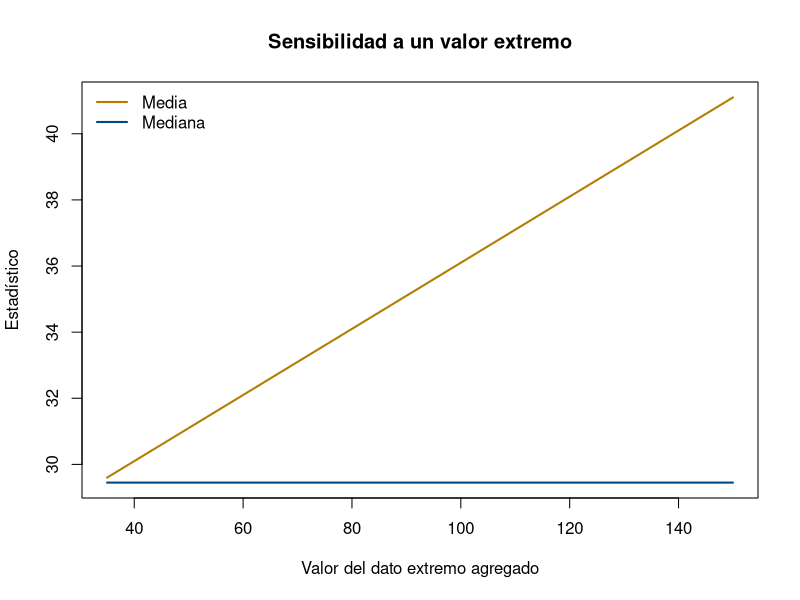

Source code (R):
## ---- chunk 1
#| label: fig-media-mediana-outlier
#| fig-cap: "Cómo reaccionan media y mediana ante un valor extremo creciente"
set.seed(7)
base <- c(29.5, 30.6, 28.2, 28.0, 26.3, 33.9, 29.4, 23.5, 31.6)
extremos <- seq(35, 150, by = 5)

medias <- sapply(extremos, function(e) mean(c(base, e)))
medianas <- sapply(extremos, function(e) median(c(base, e)))

plot(extremos, medias, type = "l", col = "#B37D00", lwd = 2,
     ylim = range(c(medias, medianas)),
     xlab = "Valor del dato extremo agregado", ylab = "Estadístico",
     main = "Sensibilidad a un valor extremo")
lines(extremos, medianas, col = "#004B85", lwd = 2)
legend("topleft", legend = c("Media", "Mediana"), col = c("#B37D00", "#004B85"), lwd = 2, bty = "n")
